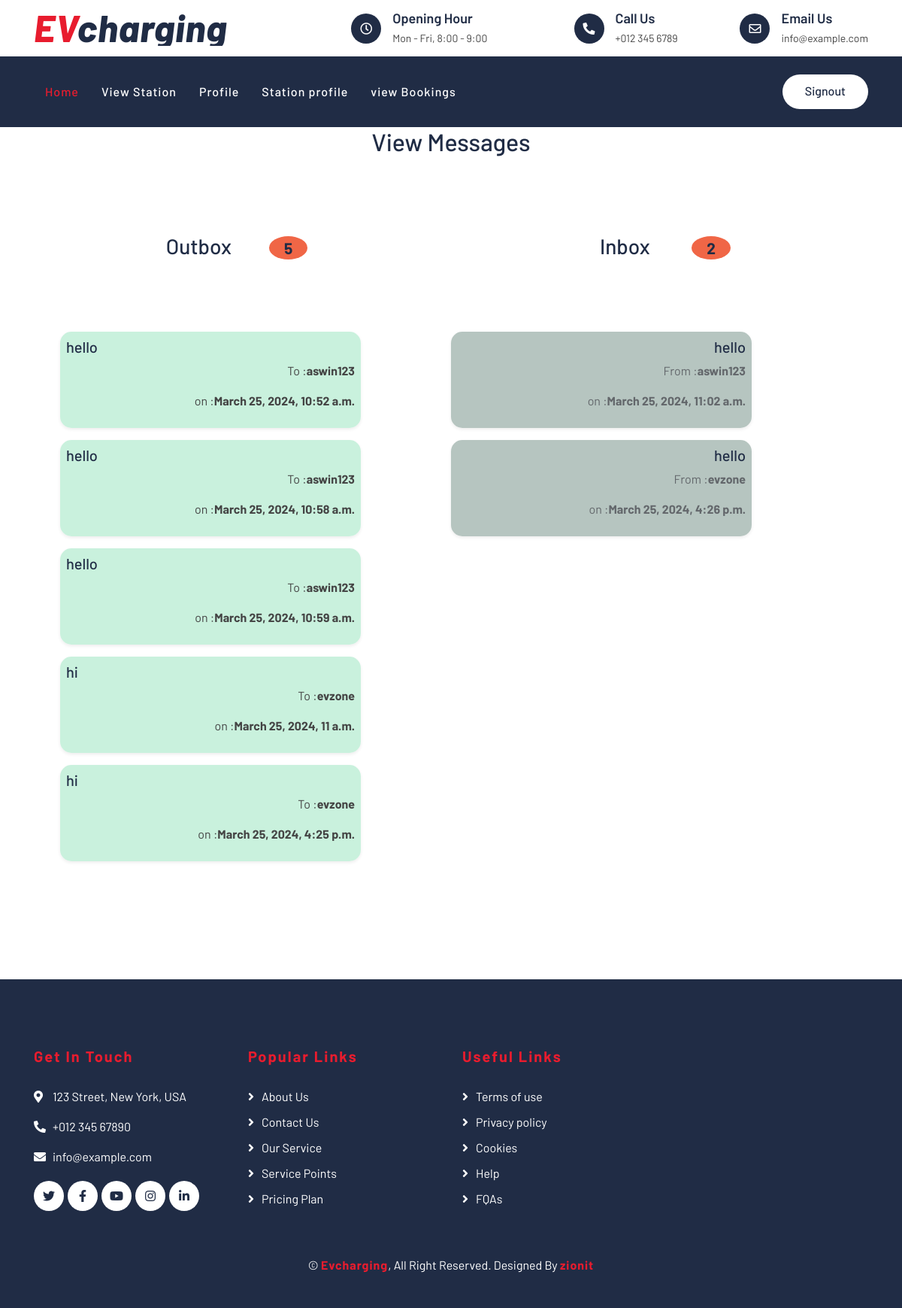
The app's page /view_messages/ (signed in) with its own data.
### users_app/models.py (models this page shows)
class Message(models.Model):
    user=models.ForeignKey(User,on_delete=models.CASCADE,null=True,blank=True)
    station=models.ForeignKey(StationProfile,on_delete=models.CASCADE,null=True,blank=True)
    added_Date = models.DateTimeField(auto_now=True)
    message = models.CharField(max_length=200,null=True,blank=True)
    reply = models.BooleanField(default=False)

### station_app/models.py (models this page shows)
class StationProfile(models.Model):
    Phone_Number=models.IntegerField()
    Address=models.CharField(max_length=250)
    Profile_Image=models.FileField(upload_to="images",null=True,blank=True)
    user=models.ForeignKey(User,on_delete=models.CASCADE,null=True,blank=True)

### users_app/views.py (the view)
# urls.py: path('view_messages/', views.view_messages, name="view_messages"),
def view_messages(request):
    user_messages = Message.objects.filter(user=request.user).exclude(reply=True)
    reply_messages = Message.objects.filter(user=request.user).exclude(reply=False)
    user_messages_count = user_messages.count()
    reply_messages_count = reply_messages.count()
    return render(request, "users/view-messages.html",{"user_messages":user_messages,"reply_messages":reply_messages,"user_messages_count":user_messages_count,"reply_messages_count":reply_messages_count})

### templates/users/view-messages.html (shortened to what this page needs)
{% extends "users/viewpage.html" %}
{% load static %}
{% block content %}
<h2 class="title-subhny mb-2 text-center">View Messages </h2>
<section class="w3l-bottom-grids-6 py-5" id="services">
    <div class="container py-lg-5 py-md-4 py-2">
        <div class="row">
            <div class="col-6">
                {% if user_messages_count == 0 %}
                <h3><span>No Outbox Messages Found</span></h3>
                {% else %}
                <h3 class="text-center"><span>Outbox</span><span class="badge">{{user_messages_count}}
                    </span></h3>
                <div class="grids-area-hny main-cont-wthree-fea row pt-5 mt-5">
                    {% for v in user_messages %}
                    <div class="col-12  mb-3 shadow-sm p-2 inbox-card">
                        <div class="d-flex align-items-center justify-content-between">
                            <h5>{{v.message}}</h5>
                        </div>
                        <div class="text-right">
                          <p>To :<span class="font-weight-bold">{{ v.station.user.username }} </span></p>
                            <p>on :<span class="font-weight-bold">{{v.added_Date}} </span></p>
                        </div>
                    </div>
                    {% endfor %}
                </div>
                {% endif %}
            </div>
            <div class="col-6">
                {% if reply_messages_count == 0 %}
                <h3><span>No Inbox Messages Found</span> </h3>
                {% else %}
                <h3 class="text-center"><span>Inbox</span> <span class="badge"> {{reply_messages_count}} </span>
                </h3>
                <div class="grids-area-hny main-cont-wthree-fea row pt-5 mt-5">
                    {% for v in reply_messages %}
                    <div class="col-12  mb-3 shadow-sm p-2 outbox-card">
                        <div class="d-flex align-items-center justify-content-between">
                            <h5>{{v.message}}</h5>
                        </div>
                        <div class="text-right">
                            <p>From :<span class="font-weight-bold">{{ v.station.user.username }} </span></p>
                            <p>on :<span class="font-weight-bold">{{v.added_Date}} </span></p>
                        </div>
                    </div>
                    {% endfor %}
                </div>
                {% endif %}
            </div>
        </div>
    </div>
</section>
{%endblock%}

### static/css/style.css (style rules this page uses)
body { color: #444444; font-weight: 400; background: #ffffff; font-family: 'Barlow', sans-serif; }
h1, h2, h3, h4, h5, h6 { color: #202C45; }

### templates/users/view-messages.html (style rules this page uses)
.inbox-card { background: linear-gradient(to right, #c9f1dd, #c9f1dd); border-radius: 15px; max-width: 400px; margin-left: 50px; }
.outbox-card { background: linear-gradient(to right,#b6c5c0,#b6c5c0); color: rgb(99, 103, 107); border-radius: 15px; max-width: 400px; }
.badge { border-radius: 50%; background: rgb(240, 102, 70); padding: 5px 20px; margin-left: 50px; }

### records on screen
Message: message "hello", station.user.username "aswin123", added_Date "March 25, 2024, 10:52 a.m."
Message: message "hello", station.user.username "aswin123", added_Date "March 25, 2024, 10:58 a.m."
Message: message "hello", station.user.username "aswin123", added_Date "March 25, 2024, 10:59 a.m."
Message: message "hi", station.user.username "evzone", added_Date "March 25, 2024, 11 a.m."
Message: message "hi", station.user.username "evzone", added_Date "March 25, 2024, 4:25 p.m."
Message: message "hello", station.user.username "aswin123", added_Date "March 25, 2024, 11:02 a.m."
Message: message "hello", station.user.username "evzone", added_Date "March 25, 2024, 4:26 p.m."

### other values on screen
{{ user_messages_count }} "5"
{{ reply_messages_count }} "2"
